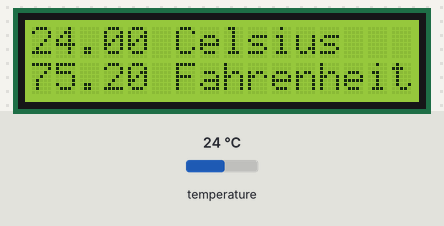
A sketch run on a simulated Arduino Uno, built with avr-gcc and run on an emulated ATmega328P. Shown: 16×2 character LCD. The test bench sets the inputs (shaded band); at power-on: temperature 24 °C.

Above: at 1.2 s.
1.3 s: temperature set to 12 °C
At 2.4 s:
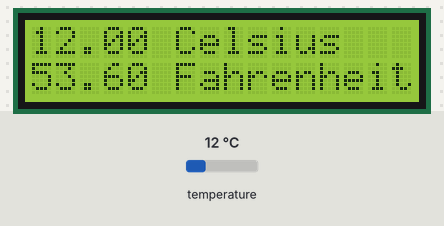
3.2 s: temperature set to 19 °C
At 3.9 s:
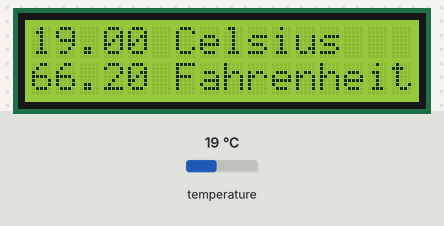
4.9 s: temperature set to 28 °C
At 5.5 s:
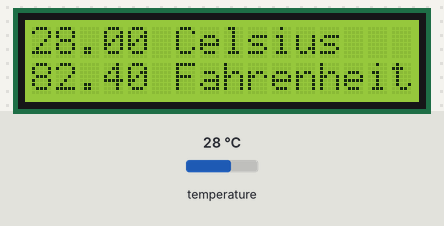
Timing chart, 0 to 7.9 s (numbered marks = the images above; inputs shaded):
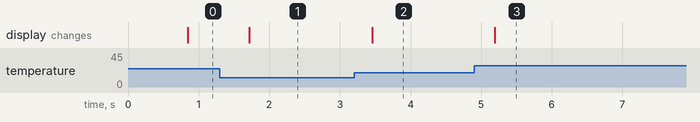

Measured:
- after the input at 1.3 s, the display: changes after 0.42 s (image 1)
- after the input at 3.2 s, the display: changes after 0.26 s (image 2)
- after the input at 4.9 s, the display: changes after 0.30 s (image 3)

The sketch:

Arduino_Lab_7_ALI_ADNAN.ino
```cpp
//Created By Ali Adnan
//CMP521A
//November 29th 2023
//This runs a probe temperature

//Libarires
#include <OneWire.h>
#include <DallasTemperature.h>
#include <LiquidCrystal.h>

LiquidCrystal lcd(12, 11, 5, 4, 3, 2); //Sets up the LCD

#define ONE_WIRE_BUS 8 //Probe PIN

OneWire oneWire(ONE_WIRE_BUS);

DallasTemperature sensors(&oneWire);

float Celsius = 0; //Sets both numbers as decimals
float Fahrenheit = 0;

void setup() {
  sensors.begin();
  lcd.begin(16, 2);
}

void loop() {
  sensors.requestTemperatures(); //Requests Temperatures

  Celsius = sensors.getTempCByIndex(0);
  Fahrenheit = sensors.toFahrenheit(Celsius);

  lcd.setCursor(0, 0);
  lcd.print(Celsius);
  lcd.print(" Celsius  ");
  lcd.setCursor(0, 1);
  lcd.print(Fahrenheit);
  lcd.println(" Fahrenheit ");

  delay(100);

}
```
